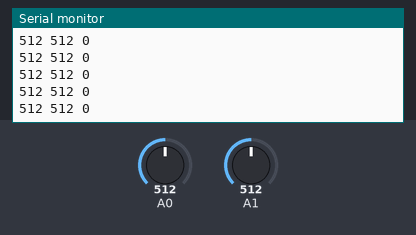
This sketch was run on a simulated Arduino Uno, built with avr-gcc and run on an emulated ATmega328P. Shown: the last lines printed to the serial monitor. The inputs (shaded band) are chosen by the test bench; at power-on: A0 = 512, A1 = 512.

Above: at 1.2 s.
1.3 s: A0 set to 716
At 1.31 s:
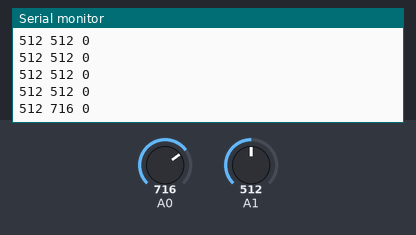
2.8 s: A1 set to 716
At 2.82 s:
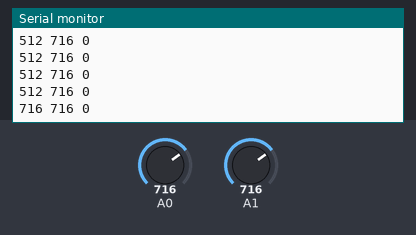
4.3 s: A0 set to 900
At 4.33 s:
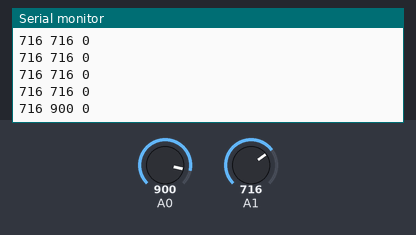
5.8 s: A1 set to 900
At 5.84 s:
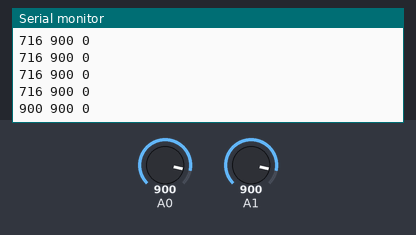
Timing chart, 0 to 8.3 s (numbered marks = the images above; inputs shaded):
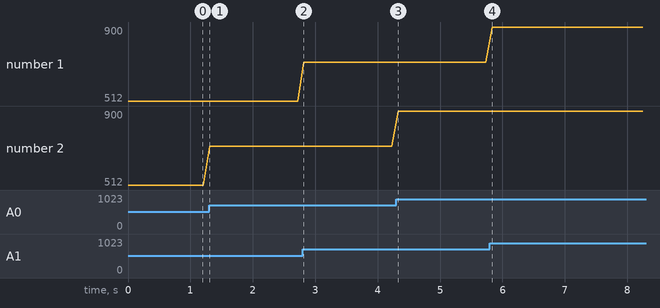

Measured:
- after the input at 1.3 s, the serial monitor: prints a new line at once (image 1)
- after the input at 2.8 s, the serial monitor: prints a new line at once (image 2)
- after the input at 4.3 s, the serial monitor: prints a new line at once (image 3)
- after the input at 5.8 s, the serial monitor: prints a new line at once (image 4)
- plotted number 2: 512 → 716 after the input at 1.3 s, 716 → 900 after the input at 4.3 s

The sketch:

joystick.ino
```cpp
int xVal = 0;
int yVal = 0;
int bVal = 0;

void setup() {
  Serial.begin(9600);
  pinMode(0, INPUT);
  digitalWrite(0, HIGH);
}

void loop() {
  xVal = analogRead(A1);
  yVal = analogRead(A0);
  bVal = digitalRead(0);

  Serial.print(xVal, DEC);
  Serial.print(" ");
  Serial.print(yVal, DEC);
  Serial.print(" ");
  Serial.print(!bVal, DEC);

  Serial.print("\n");
  delay(100);

}
```
